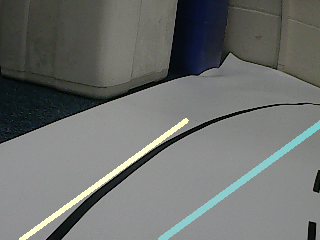
#> input picture Scripts/Sio/displayed_lines1.png, 320 x 240 px
$ python -i image_filtering_functions.py   (imports and definitions only)
#> lines starting #> are read from the running program, lines starting #| are printed output that depends on the picture; after the words box and inside, x2 and y2 are one past the last pixel; in counts of white or black regions, pixels touching at a corner belong together
# -*- coding: utf-8 -*-
"""
Created on Thu Apr 23 17:30:34 2020

@author: Siokhan Kouassi
"""
import cv2
import matplotlib.pyplot as plt
import numpy as np
import logging
import math

#functions for image pre processing

#### helper functions ####
#function to create a figure of 2 images
# [73 lines left out: functions double_figure, triple_figure, template_match_img, not called in this run]

def make_points(frame, line):
    height, width, _ = frame.shape
    slope, intercept = line
    y1 = height  # bottom of the frame
    y2 = int(y1 * 1 / 2)  # make points from middle of the frame down

    # bound the coordinates within the frame
    x1 = max(-width, min(2 * width, int((y1 - intercept) / slope)))
    x2 = max(-width, min(2 * width, int((y2 - intercept) / slope)))
    return [[x1, y1, x2, y2]]

#### lane edge detection ####
## adapted from: https://towardsdatascience.com/deeppicar-part-4-lane-following-via-opencv-737dd9e47c96
def detect_edges(frame):
    #filter for black lane markings
    #first increase contrast in order to filter out noise
    frame = cv2.cvtColor(frame, cv2.COLOR_BGR2GRAY)
    frame = cv2.equalizeHist(frame)
    frame = cv2.cvtColor(frame, cv2.COLOR_GRAY2BGR)
    #invert pixels as it facilitates detection
    hsv = cv2.cvtColor(~frame, cv2.COLOR_BGR2HSV)
    #show_image("hsv", hsv)
    #image is inverted so filter out white instead of black
    lower_black = np.array([0, 0, 253])
    upper_black = np.array([180, 255, 255])
    mask = cv2.inRange(hsv, lower_black, upper_black)

    # detect edges
    edges = cv2.Canny(mask, 200, 400)

    return edges

def region_of_interest(edges):
    height, width = edges.shape
    mask = np.zeros_like(edges)

    # only focus bottom half of the screen and cut off the car bumper
    polygon = np.array([[
        (0, height * 1 / 2),
        (width, height * 1 / 2),
        (width, 220),
        (0, 220),
    ]], np.int32)

    cv2.fillPoly(mask, polygon, 255)
    cropped_edges = cv2.bitwise_and(edges, mask)
    return cropped_edges

def detect_line_segments(cropped_edges):
    # tuning min_threshold, minLineLength, maxLineGap is a trial and error process by hand
    rho = 1  # distance precision in pixel, i.e. 1 pixel
    angle = np.pi / 180  # angular precision in radian, i.e. 1 degree
    min_threshold = 10  # minimal of votes
    line_segments = cv2.HoughLinesP(cropped_edges, rho, angle, min_threshold,
                                    np.array([]), minLineLength=8, maxLineGap=4)
    #print(line_segments)

    return line_segments

def average_slope_intercept(frame, line_segments):
    """
    This function combines line segments into one or two lane lines
    If all line slopes are < 0: then we only have detected left lane
    If all line slopes are > 0: then we only have detected right lane
    """
    lane_lines = []
    if line_segments is None:
        logging.info('No line_segment segments detected')
        return lane_lines

    height, width, _ = frame.shape
    left_fit = []
    right_fit = []

    boundary = 1/3
    left_region_boundary = width * (1 - boundary)  # left lane line segment should be on left 2/3 of the screen
    right_region_boundary = width * boundary # right lane line segment should be on left 2/3 of the screen

    for line_segment in line_segments:
        for x1, y1, x2, y2 in line_segment:
            if x1 == x2:
                logging.info('skipping vertical line segment (slope=inf): %s' % line_segment)
                continue
            fit = np.polyfit((x1, x2), (y1, y2), 1)
            slope = fit[0]
            intercept = fit[1]
            if slope < 0:
                if x1 < left_region_boundary and x2 < left_region_boundary:
                    left_fit.append((slope, intercept))
            else:
                if x1 > right_region_boundary and x2 > right_region_boundary:
                    right_fit.append((slope, intercept))

    left_fit_average = np.average(left_fit, axis=0)
    if len(left_fit) > 0:
        lane_lines.append(make_points(frame, left_fit_average))

    right_fit_average = np.average(right_fit, axis=0)
    if len(right_fit) > 0:
        lane_lines.append(make_points(frame, right_fit_average))

    logging.debug('lane lines: %s' % lane_lines)  # [[[316, 720, 484, 432]], [[1009, 720, 718, 432]]]

    return lane_lines

def detect_lane(frame):

    edges = detect_edges(frame)
    cropped_edges = region_of_interest(edges)
    line_segments = detect_line_segments(cropped_edges)
    lane_lines = average_slope_intercept(frame, line_segments)

    return lane_lines

# [61 lines left out: functions compute_steering_angle, display_lines, display_heading_line, not called in this run]

>>> import cv2
>>> picture = cv2.imread('displayed_lines1.png')
#> picture is the input picture: shape (240, 320, 3); mean B, G, R 109.6, 112, 109.2
>>> result = detect_lane(picture)
#> in detect_edges, `frame = cv2.cvtColor(frame, cv2.COLOR_BGR2GRAY)`:
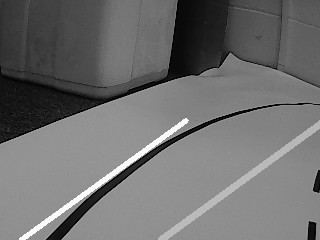
#> frame: shape (240, 320); min 2, max 252, mean 110.9
#> in detect_edges, `frame = cv2.equalizeHist(frame)`:
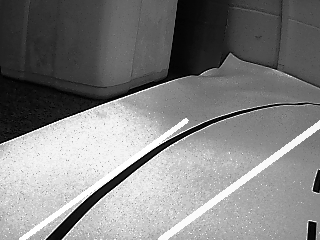
#> frame: shape (240, 320); min 0, max 255, mean 129.7
#> in detect_edges, `hsv = cv2.cvtColor(~frame, cv2.COLOR_BGR2HSV)`: hsv: shape (240, 320, 3); mean H, S, V 0, 0, 125.3
#> in detect_edges, `mask = cv2.inRange(hsv, lower_black, upper_black)`:
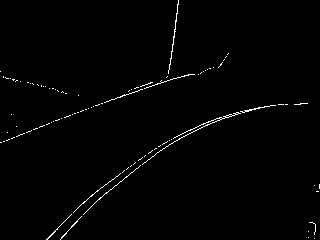
#> mask: shape (240, 320); 1.1% white in thin lines or dots
#> in detect_edges, `edges = cv2.Canny(mask, 200, 400)`:
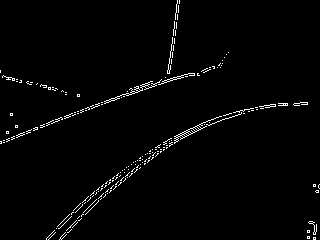
#> edges: shape (240, 320); 1.9% white in thin lines or dots
#> in region_of_interest, `cv2.fillPoly(mask, polygon, 255)`:
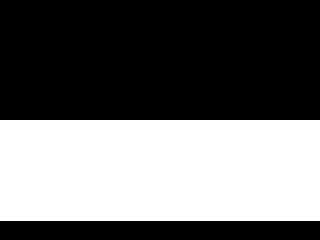
#> mask: shape (240, 320); 42.1% white; 1 white region, box (x1, y1, x2, y2) and area: (0, 120, 320, 221) 32320
#> in region_of_interest, `cropped_edges = cv2.bitwise_and(edges, mask)`:
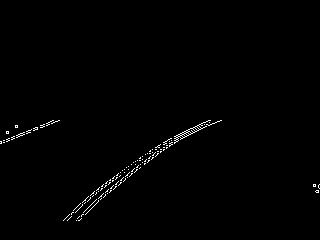
#> cropped_edges: shape (240, 320); 0.78% white in thin lines or dots, all inside (x1, y1, x2, y2) = (0, 120, 320, 221)
#> in detect_line_segments, `line_segments = cv2.HoughLinesP(cropped_edges, rho, angle, min_thresho..`: line_segments = 25 rows, first 6: [98, 200, 190, 128], [98, 198, 138, 165], [1, 143, 59, 120], [90, 198, 128, 169], [149, 157, 158, 151], [0, 141, 49, 122]
#> the loop in average_slope_intercept, `for line_segment in line_segments:` made 25 passes
#> line_segment on passes 1 to 12: [[98, 200, 190, 128]], [[98, 198, 138, 165]], [[1, 143, 59, 120]], [[90, 198, 128, 169]], [[149, 157, 158, 151]], [[0, 141, 49, 122]], [[174, 142, 217, 121]], [[82, 202, 99, 187]], [[191, 128, 210, 120]], [[67, 220, 90, 197]], [[133, 162, 150, 151]], [[105, 194, 125, 178]]
#> after the loop in average_slope_intercept, `for line_segment in line_segments:`: left_fit = 24 items, first 6: (-0.783, 276.7), (-0.825, 278.9), (-0.397, 143.4), (-0.763, 266.7), (-0.667, 256.3), (-0.388, 141); right_fit = []
#> in average_slope_intercept, `left_fit_average = np.average(left_fit, axis=0)`: left_fit_average = [-0.715, 252.9]
#> in make_points, `slope, intercept = line`: slope = -0.715; intercept = 252.9
#> in make_points, `x1 = max(-width, min(2 * width, int((y1 - intercept) / slope)))`: x1 = 18
#> in make_points, `x2 = max(-width, min(2 * width, int((y2 - intercept) / slope)))`: x2 = 185
#> in average_slope_intercept, `right_fit_average = np.average(right_fit, axis=0)`: right_fit_average = nan
#> in detect_lane, `lane_lines = average_slope_intercept(frame, line_segments)`: lane_lines = [[[18, 240, 185, 120]]]
#> result = [[[18, 240, 185, 120]]]

$ run again, on Scripts/Sio/displayed_lines2.png
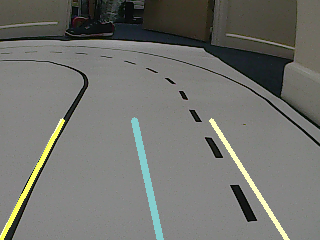
#> input picture Scripts/Sio/displayed_lines2.png, 320 x 240 px
#> picture is the input picture: shape (240, 320, 3); mean B, G, R 109.9, 114.7, 113.8
#> hsv: shape (240, 320, 3); mean H, S, V 0, 0, 121.1
#> in detect_edges, `mask = cv2.inRange(hsv, lower_black, upper_black)`:
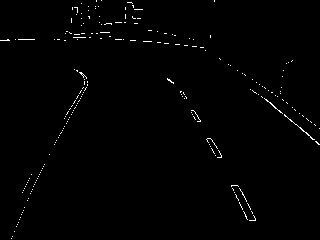
#> mask: shape (240, 320); 0.88% white in thin lines or dots
#> edges: shape (240, 320); 2% white in thin lines or dots
#> in region_of_interest, `cropped_edges = cv2.bitwise_and(edges, mask)`:
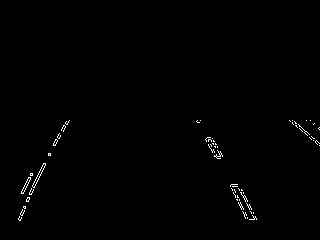
#> cropped_edges: shape (240, 320); 0.61% white in thin lines or dots, all inside (x1, y1, x2, y2) = (18, 120, 320, 221)
#> in detect_line_segments, `line_segments = cv2.HoughLinesP(cropped_edges, rho, angle, min_thresho..`: line_segments = 27 rows, first 6: [24, 208, 45, 163], [32, 185, 43, 163], [215, 146, 220, 155], [294, 121, 305, 131], [235, 184, 249, 208], [230, 186, 245, 218]
#> the loop in average_slope_intercept, `for line_segment in line_segments:` made 27 passes
#> after the loop in average_slope_intercept, `for line_segment in line_segments:`: left_fit = [(-2.14, 259.4), (-2, 249), (-2.27, 259.9), (-1.6, 224.2), (-1.53, 226.3), (-2, 250), (-1.5, 221.5), (-1.5, 226), (-2, 239), (-2.4, 268)]; right_fit = [(1.8, -241), (0.909, -146.3), (1.71, -218.9), (2.13, -304.7), (2, -277), (1.8, -243.6), (0.867, -131.1), (1.83, -247.7), (1.91, -258.2), (0.923, -151.5), (1.73, -224), (1.6, -191.6), (1.93, -276.9), (1.64, -196.5), (0.8, -110.2), (2, -293), (2.2, -322)]
#> left_fit_average = [-1.89, 242.3]
#> slope = -1.89; intercept = 242.3
#> x1 = 1
#> x2 = 64
#> right_fit_average = [1.63, -225.5]
#> lane_lines = [[[1, 240, 64, 120]], [[284, 240, 211, 120]]]

$ run again, on Scripts/Sio/hsv_conversion.png
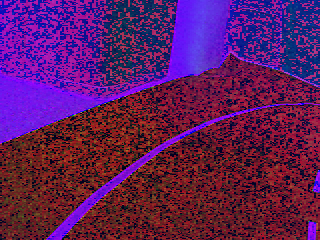
#> input picture Scripts/Sio/hsv_conversion.png, 320 x 240 px
#> picture is the input picture: shape (240, 320, 3); mean B, G, R 93.8, 27.1, 94
#> hsv: shape (240, 320, 3); mean H, S, V 0, 0, 125.8
#> in detect_edges, `mask = cv2.inRange(hsv, lower_black, upper_black)`:
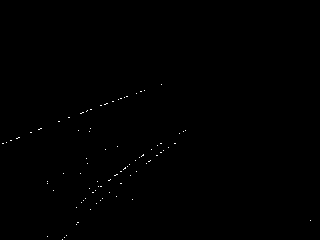
#> mask: shape (240, 320); 0.17% white in thin lines or dots, all inside (x1, y1, x2, y2) = (2, 84, 311, 240)
#> edges: shape (240, 320); 0.7% white in thin lines or dots, all inside (x1, y1, x2, y2) = (1, 83, 312, 240)
#> in region_of_interest, `cropped_edges = cv2.bitwise_and(edges, mask)`:
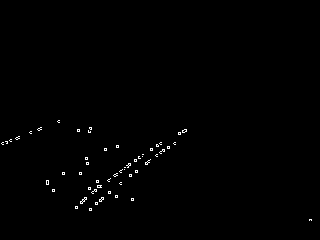
#> cropped_edges: shape (240, 320); 0.54% white in thin lines or dots, all inside (x1, y1, x2, y2) = (1, 120, 312, 221)
#> in detect_line_segments, `line_segments = cv2.HoughLinesP(cropped_edges, rho, angle, min_thresho..`: line_segments = 16 rows, first 6: [107, 180, 143, 154], [90, 210, 103, 198], [150, 150, 160, 142], [95, 203, 110, 191], [77, 208, 86, 198], [156, 156, 169, 148]
#> the loop in average_slope_intercept, `for line_segment in line_segments:` made 16 passes
#> after the loop in average_slope_intercept, `for line_segment in line_segments:`: left_fit = [(-0.722, 257.3), (-0.923, 293.1), (-0.8, 270), (-0.8, 279), (-1.11, 293.6), (-0.615, 252), (-0.556, 240.7), (-0.375, 145.1), (-0.7, 255.7), (-0.714, 257.4), (-0.667, 250.7), (-0.389, 143.4), (-0.8, 280.2), (-0.375, 142.7), (-0.625, 242.7), (-0.733, 257.9)]; right_fit = []
#> left_fit_average = [-0.682, 241.3]
#> slope = -0.682; intercept = 241.3
#> x1 = 1
#> x2 = 178
#> right_fit_average = nan
#> lane_lines = [[[1, 240, 178, 120]]]
